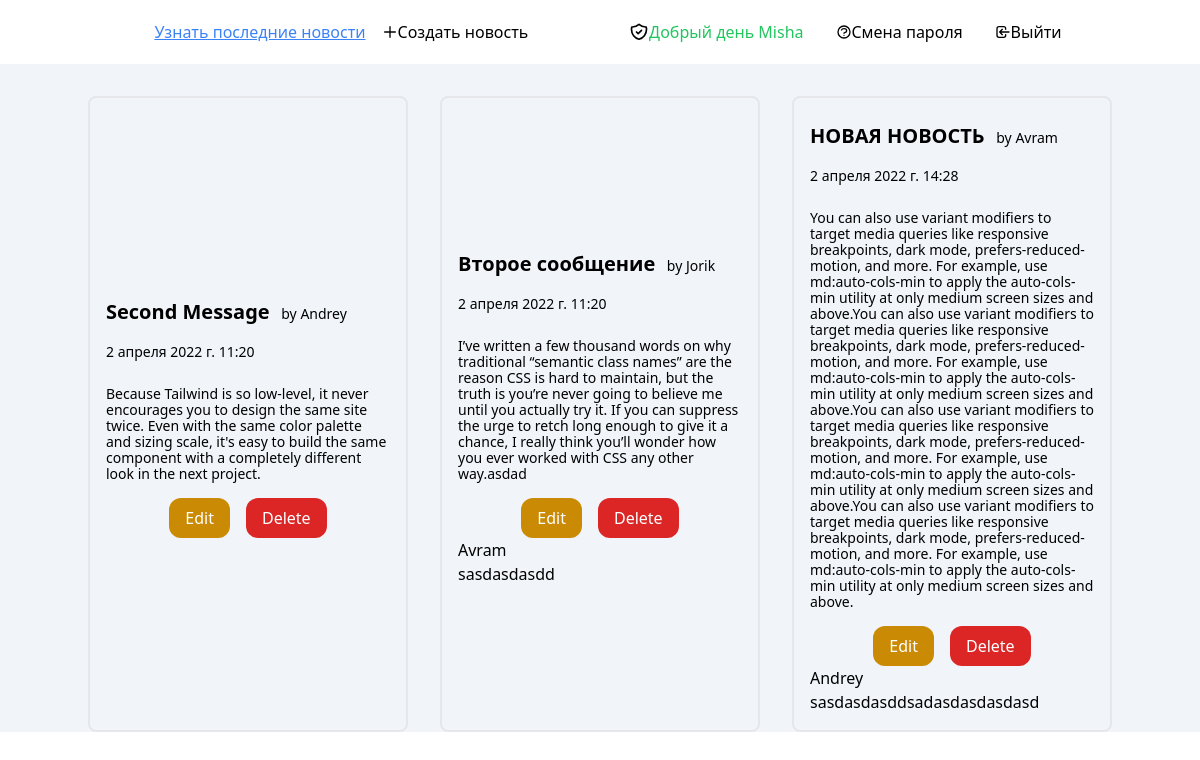
The page /articles/ (signed in) on the database as committed earlier.
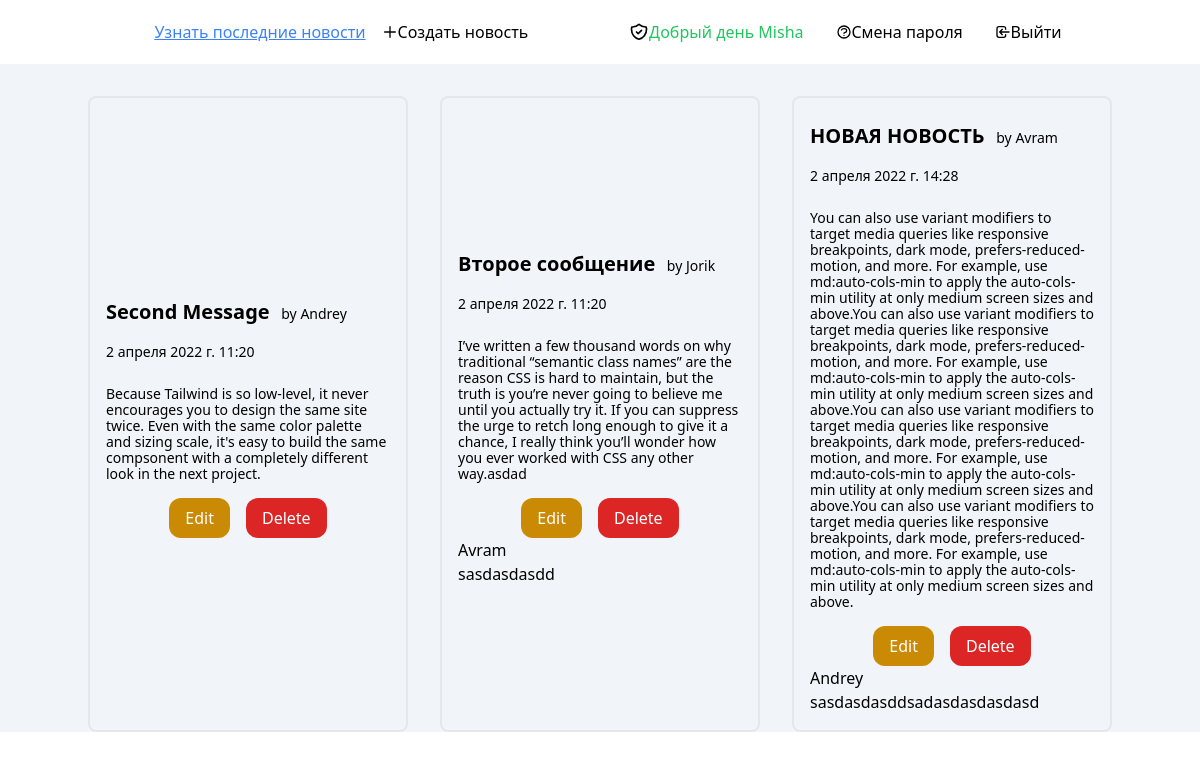
The same page on the database as committed later.
### articles/models.py (models this page shows, shortened)
class Article(models.Model):
    title = models.CharField(max_length=255, help_text='Введите название сообщения', verbose_name='Название')
    body = models.TextField(help_text='Введите содержание сообщения', verbose_name='Текст')
    date = models.DateTimeField(auto_now_add=True, verbose_name='Дата')  # автодобавление даты в создание сообщения
    author = models.ForeignKey(get_user_model(), on_delete=models.CASCADE,
                               verbose_name='Автор')  # Many-To-One в первом параметре -

### users/models.py (models this page shows)
class CustomUser(AbstractUser):
    age = models.PositiveIntegerField(null=True, blank=True)  # Добавление нового поля в стандартную модель данных юзера
    hairColor = models.CharField(max_length=50, null=True)

### articles/views.py (the view)
# urls.py: path('', ArticleListView.as_view(), name='article_list'),
class ArticleListView(LoginRequiredMixin, ListView):  # Миксин не дает гостю зайти на url просмотра сообщений
    model = Article
    template_name = 'article_list.html'
    login_url = 'login'  # Редирект на url, если гость неавторизован

### articles/models.py (called while the page is built)
    def __str__(self):
        return self.comment  # для отображения в админке коммента

### templates/article_list.html (shortened to what this page needs)
{% extends 'base.html' %}
{% block content %}
    <section class="my-8">
        <div class="container mx-auto">
            <div class="grid grid-cols-3 gap-8">
                {% for article in object_list %}
                    <div class="flex items-center justify-center border-2 rounded-lg p-4">
                        <div class="flex flex-col">
                            <a href="{% url 'article_details' article.pk %}">
                                <div class="text-xl font-bold py-2"> {{ article.title }}<span
                                        class=" pl-2 text-sm font-light">
                                by {{ article.author }}</span></div>
                                <div class="text-sm font-light py-2"> {{ article.date }}</div>
                                <div class="text-sm font-medium leading-4 py-4"> {{ article.body }}</div>
                            </a>
                            <div class="flex justify-center gap-4">
                                <a class="py-2 px-4 text-white bg-yellow-600 hover:bg-yellow-500 rounded-xl"
                                   href="{% url 'article_edit' article.pk %}">Edit</a>
                                <a class="py-2 px-4 text-white bg-red-600 hover:bg-red-500 rounded-xl"
                                   href="{% url 'article_delete' article.pk %}">Delete</a>
                            </div>
                            <div>{% for comment in article.comments.all %}
                                <div>
                                    <p>{{ comment.author }}</p>
                                    <p>{{ comment }}</p>
                                </div>
                            {% endfor %}</div>
                        </div>
                    </div>
                {% endfor %}
            </div>
        </div>
    </section>
{% endblock content %}

Rows that differ between the two databases and show on the page:
changed Article "Second Message": body "…to build the same component with a completely different…" → "…to build the same compsonent with a completely different…"
